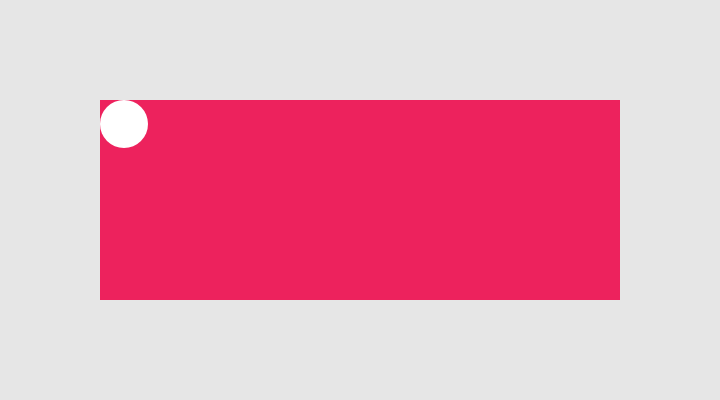
Frame 1 (no input)
Frame 60 (no input): identical to frame 1, image omitted
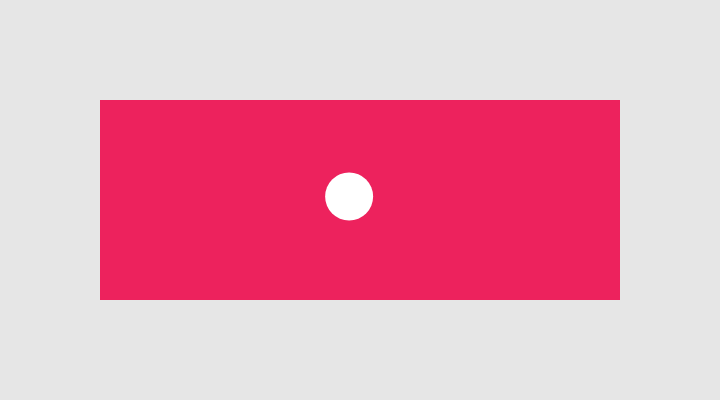
Frame 120 (the mouse pressed at the canvas centre since frame 60)

The p5.js sketch that drew these frames (run headless with seeded random() and noise() and a simulated clock; from frame 60 on, the mouse is pressed at the canvas centre):

// p5.js sketch
// ── sketch.js
let mx = 1;
let my = 1;
let easing = 0.05;
let radius = 24;
let edge = 100;
let inner = edge + radius;

function setup() {
  createCanvas(720, 400);
  noStroke();
  ellipseMode(RADIUS);
  rectMode(CORNERS);
}

function draw() {
  background(230);

  if (abs(mouseX - mx) > 0.1) {
    mx = mx + (mouseX - mx) * easing;
  }
  if (abs(mouseY - my) > 0.1) {
    my = my + (mouseY - my) * easing;
  }

  mx = constrain(mx, inner, width - inner);
  my = constrain(my, inner, height - inner);
  fill(237, 34, 93);
  rect(edge, edge, width - edge, height - edge);
  fill(255);
  ellipse(mx, my, radius, radius);
}
